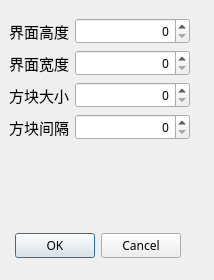
<?xml version="1.0" encoding="UTF-8"?>
<ui version="4.0">
 <class>GameSettings</class>
 <widget class="QDialog" name="GameSettings">
  <property name="geometry">
   <rect>
    <x>0</x>
    <y>0</y>
    <width>214</width>
    <height>280</height>
   </rect>
  </property>
  <property name="windowTitle">
   <string>Dialog</string>
  </property>
  <widget class="QDialogButtonBox" name="buttonBox">
   <property name="geometry">
    <rect>
     <x>0</x>
     <y>230</y>
     <width>181</width>
     <height>32</height>
    </rect>
   </property>
   <property name="font">
    <font>
     <family>Tetris</family>
    </font>
   </property>
   <property name="orientation">
    <enum>Qt::Horizontal</enum>
   </property>
   <property name="standardButtons">
    <set>QDialogButtonBox::Cancel|QDialogButtonBox::Ok</set>
   </property>
  </widget>
  <widget class="QWidget" name="layoutWidget">
   <property name="geometry">
    <rect>
     <x>9</x>
     <y>18</y>
     <width>181</width>
     <height>191</height>
    </rect>
   </property>
   <property name="font">
    <font>
     <family>Tetris</family>
    </font>
   </property>
   <layout class="QFormLayout" name="formLayout">
    <item row="0" column="0">
     <widget class="QLabel" name="glassHeightLabel">
      <property name="font">
       <font>
        <family>Tetris</family>
        <pointsize>11</pointsize>
       </font>
      </property>
      <property name="text">
       <string>界面高度</string>
      </property>
     </widget>
    </item>
    <item row="2" column="0">
     <widget class="QLabel" name="glassWidthLabel">
      <property name="font">
       <font>
        <family>Tetris</family>
        <pointsize>11</pointsize>
       </font>
      </property>
      <property name="text">
       <string>界面宽度</string>
      </property>
     </widget>
    </item>
    <item row="0" column="1">
     <widget class="QSpinBox" name="glassHeight">
      <property name="font">
       <font>
        <family>Tetris</family>
       </font>
      </property>
      <property name="layoutDirection">
       <enum>Qt::LeftToRight</enum>
      </property>
      <property name="alignment">
       <set>Qt::AlignRight|Qt::AlignTrailing|Qt::AlignVCenter</set>
      </property>
     </widget>
    </item>
    <item row="2" column="1">
     <widget class="QSpinBox" name="glassWidth">
      <property name="font">
       <font>
        <family>Tetris</family>
       </font>
      </property>
      <property name="layoutDirection">
       <enum>Qt::LeftToRight</enum>
      </property>
      <property name="alignment">
       <set>Qt::AlignRight|Qt::AlignTrailing|Qt::AlignVCenter</set>
      </property>
     </widget>
    </item>
    <item row="3" column="0">
     <widget class="QLabel" name="cellSizeLabel">
      <property name="font">
       <font>
        <family>Tetris</family>
        <pointsize>11</pointsize>
       </font>
      </property>
      <property name="text">
       <string>方块大小</string>
      </property>
     </widget>
    </item>
    <item row="4" column="0">
     <widget class="QLabel" name="cellBorderLabel">
      <property name="font">
       <font>
        <family>Tetris</family>
        <pointsize>11</pointsize>
       </font>
      </property>
      <property name="text">
       <string>方块间隔</string>
      </property>
     </widget>
    </item>
    <item row="4" column="1">
     <widget class="QSpinBox" name="cellBorder">
      <property name="font">
       <font>
        <family>Tetris</family>
       </font>
      </property>
      <property name="alignment">
       <set>Qt::AlignRight|Qt::AlignTrailing|Qt::AlignVCenter</set>
      </property>
     </widget>
    </item>
    <item row="3" column="1">
     <widget class="QSpinBox" name="cellSize">
      <property name="font">
       <font>
        <family>Tetris</family>
       </font>
      </property>
      <property name="alignment">
       <set>Qt::AlignRight|Qt::AlignTrailing|Qt::AlignVCenter</set>
      </property>
     </widget>
    </item>
   </layout>
  </widget>
 </widget>
 <resources/>
 <connections>
  <connection>
   <sender>buttonBox</sender>
   <signal>accepted()</signal>
   <receiver>GameSettings</receiver>
   <slot>accept()</slot>
   <hints>
    <hint type="sourcelabel">
     <x>248</x>
     <y>254</y>
    </hint>
    <hint type="destinationlabel">
     <x>157</x>
     <y>274</y>
    </hint>
   </hints>
  </connection>
  <connection>
   <sender>buttonBox</sender>
   <signal>rejected()</signal>
   <receiver>GameSettings</receiver>
   <slot>reject()</slot>
   <hints>
    <hint type="sourcelabel">
     <x>316</x>
     <y>260</y>
    </hint>
    <hint type="destinationlabel">
     <x>286</x>
     <y>274</y>
    </hint>
   </hints>
  </connection>
 </connections>
</ui>
